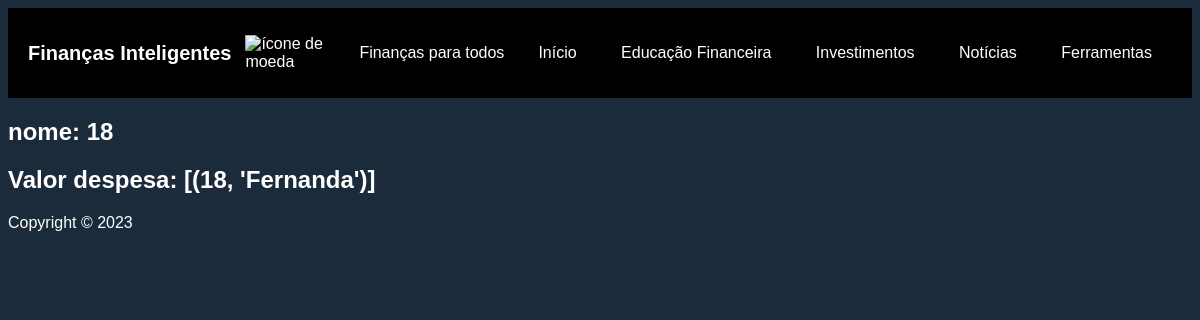
The page /despesas (signed in) on the database as committed earlier.
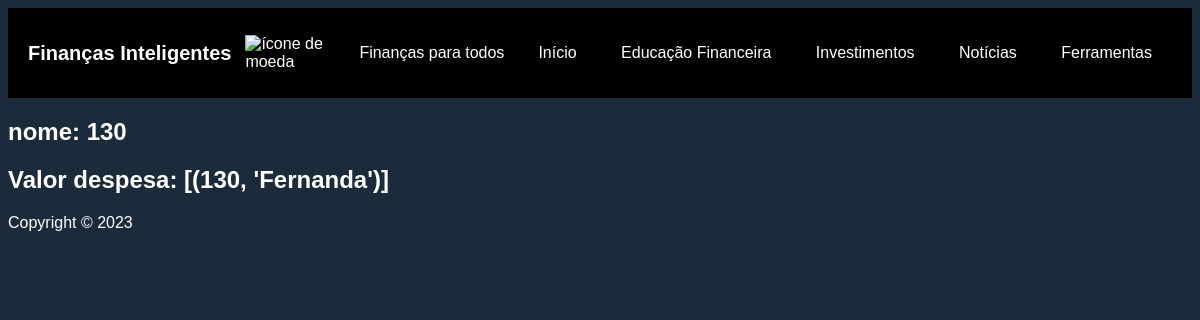
The same page on the database as committed later.
### tables this page shows
CREATE TABLE usuario (
                                    cpf text PRIMARY KEY,
                                    nome TEXT NOT NULL,
                                    senha TEXT NOT NULL,
                                    email TEXT NOT NULL,
                                    id_despesas INTEGER,
                                    FOREIGN KEY (id_despesas) REFERENCES despesas (id_despesas)
                                );

CREATE TABLE despesas (
                                    id_despesas INTEGER PRIMARY KEY AUTOINCREMENT,
                                    nome TEXT NOT NULL,
                                    data_dadespesa TIMESTAMP NOT NULL DEFAULT CURRENT_TIMESTAMP,
                                    valor INTEGER NOT NULL
                                );

### financas.py (the view)
@app.route('/despesas')
@check_logged_in
def despesas() -> 'html':
	db = Banco()
	dados = db.get_despesas((session['user']))
	return render_template('despesas.html', despesas=dados)

### banco/banco.py (called while the page is built)
    def get_despesas(self, dados):
        sql = """SELECT despesas.valor, usuario.nome FROM despesas JOIN usuario ON usuario.id_despesas=despesas.id_despesas WHERE usuario.cpf=?;"""
        res = self.cursor.execute(sql, (dados,))
        return res.fetchall()

### checker.py (called while the page is built)
def check_logged_in(func):
	@wraps(func)
	def wrapper(*args, **kwargs):
		if 'logged_in' in session:
			return func(*args, **kwargs)
		return 'you are not logged in'
	return wrapper

### templates/despesas.html (shortened to what this page needs)
{% extends 'base.html' %}
{% block body %}
    {% for despesa in despesas %}
        <h2>nome: {{ despesa[0] }}</h2>
        <h2>Valor despesa: {{ despesas }}</h2>
    {% endfor %}
{% endblock %}

### templates/base.html (shortened to what this page needs)
<!DOCTYPE html>
<html lang="pt-br">
<head>
  <link rel="stylesheet" href="static/style.css">
</head>
<body>
  <header>
    <h1>Finanças Inteligentes</h1>
    <img src="img/moeda.png" alt="ícone de moeda">
    <p>Finanças para todos</p>
    <nav>
      <a href="http://localhost:5000/home">Início</a>
      <a href="#">Educação Financeira</a>
      <a href="#">Investimentos</a>
      <a href="#">Notícias</a>
      <a href="#">Ferramentas</a>
    </nav>
  </header>
    {% block body %}
    {% endblock %}
    <footer>
        <p>Copyright © 2023</p>
    </footer>
</body>
</html>

### static/style.css (style rules this page uses)
h1 { font-size: 36px; font-weight: bold; }
img { width: 100px; height: auto; }
nav { float: right; }
nav a { text-decoration: none; color: #fff; padding: 10px 20px; }
body { background-color: #1b2b3b; color: #ffffff; font-family: sans-serif; }
header { display: flex; justify-content: space-between; align-items: center; padding: 20px; background-color: #000; color: #fff; padding: 20px; }
img { width: 100px; }
h1 { font-size: 20px; font-weight: bold; }

Rows that differ between the two databases and show on the page:
changed through a linked row, usuario: valor "18" → "130"; despesas "[(18, 'Fernanda')]" → "[(130, 'Fernanda')]"
